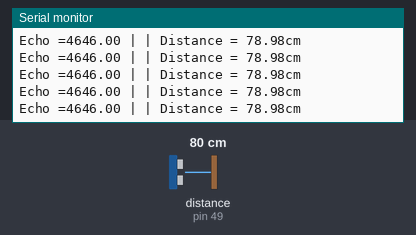
Simulated run of this sketch. Board: Arduino Mega 2560, built with avr-gcc and run on an emulated ATmega2560. Shown: the last lines printed to the serial monitor. Wiring (inferred from the names in the program): ultrasonic range finder: trigger pin 48; echo pin 49. The inputs (shaded band) are chosen by the test bench; at power-on: distance to the obstacle (sensor on pin 49) 80 cm. The echo pulse lasts 58.3 µs per cm.

Above: at 1.2 s.
1.3 s: distance to the obstacle (sensor on pin 49) set to 35 cm
At 1.39 s:
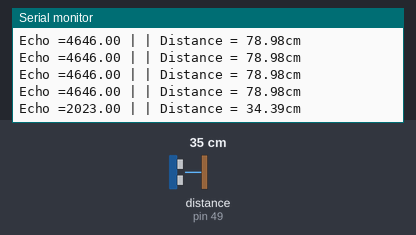
4.3 s: distance to the obstacle (sensor on pin 49) set to 18 cm
At 4.39 s:
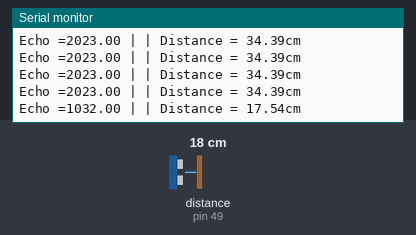
7.3 s: distance to the obstacle (sensor on pin 49) set to 35 cm
At 7.37 s:
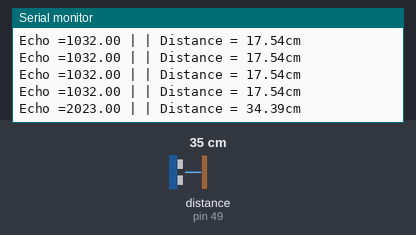
10.3 s: distance to the obstacle (sensor on pin 49) set to 250 cm
At 10.38 s:
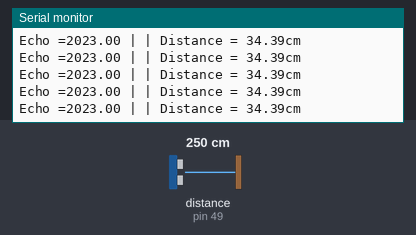
13.3 s: distance to the obstacle (sensor on pin 49) set to 299 cm
At 13.41 s:
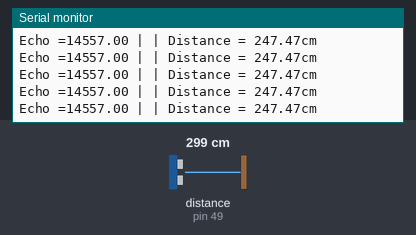
Timing chart, 0 to 16.3 s (numbered marks = the images above; inputs shaded):
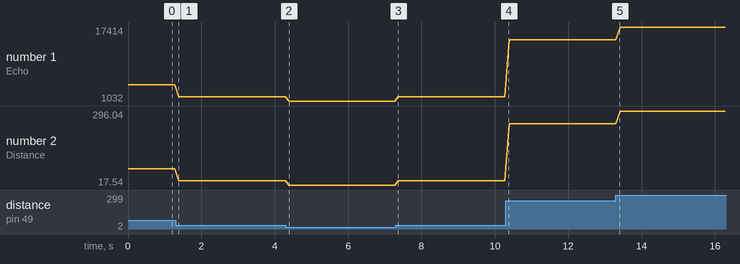

Measured:
- after the input at 1.3 s, the serial monitor: prints a new line after 0.08 s (image 1)
- after the input at 4.3 s, the serial monitor: prints a new line after 0.09 s (image 2)
- after the input at 7.3 s, the serial monitor: prints a new line after 0.07 s (image 3)
- plotted number 1: 4646 → 2023 after the input at 1.3 s, 2023 → 1032 after the input at 4.3 s, 1032 → 2023 after the input at 7.3 s, 2023 → 14557 after the input at 10.3 s, 14557 → 17414 after the input at 13.3 s
- plotted number 2: 78.98 → 34.39 after the input at 1.3 s, 34.39 → 17.54 after the input at 4.3 s, 17.54 → 34.39 after the input at 7.3 s, 34.39 → 247.47 after the input at 10.3 s, 247.47 → 296.04 after the input at 13.3 s

The sketch:

test_wave.ino
```cpp
#define Trig 48 //引脚Tring 连接 IO D48
#define Echo 49 //引脚Echo 连接 IO D49

float cm; //距离变量
float temp; //

void setup() {
  Serial.begin(9600);
  pinMode(Trig, OUTPUT);
  pinMode(Echo, INPUT);
}

void loop() {
  //给Trig发送一个低高低的短时间脉冲,触发测距
  digitalWrite(Trig, LOW); //给Trig发送一个低电平
  delayMicroseconds(2);    //等待 2微妙
  digitalWrite(Trig,HIGH); //给Trig发送一个高电平
  delayMicroseconds(10);    //等待 10微妙
  digitalWrite(Trig, LOW); //给Trig发送一个低电平

  temp = float(pulseIn(Echo, HIGH)); //存储回波等待时间,
  //pulseIn函数会等待引脚变为HIGH,开始计算时间,再等待变为LOW并停止计时
  //返回脉冲的长度

  //声速是:340m/1s 换算成 34000cm / 1000000μs => 34 / 1000
  //因为发送到接收,实际是相同距离走了2回,所以要除以2
  //距离(厘米)  =  (回波时间 * (34 / 1000)) / 2
  //简化后的计算公式为 (回波时间 * 17)/ 1000

  cm = (temp * 17 )/1000; //把回波时间换算成cm

  Serial.print("Echo =");
  Serial.print(temp);//串口输出等待时间的原始数据
  Serial.print(" | | Distance = ");
  Serial.print(cm);//串口输出距离换算成cm的结果
  Serial.println("cm");
  delay(100);
}
```
